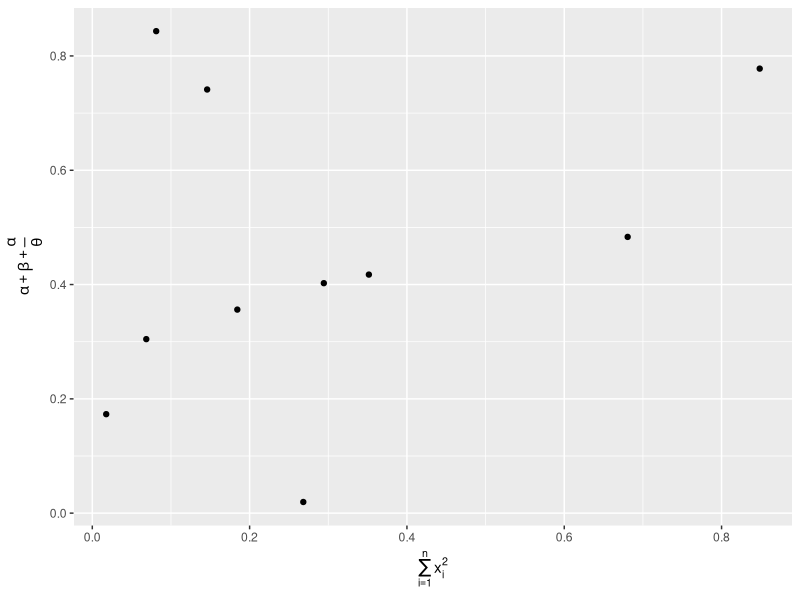
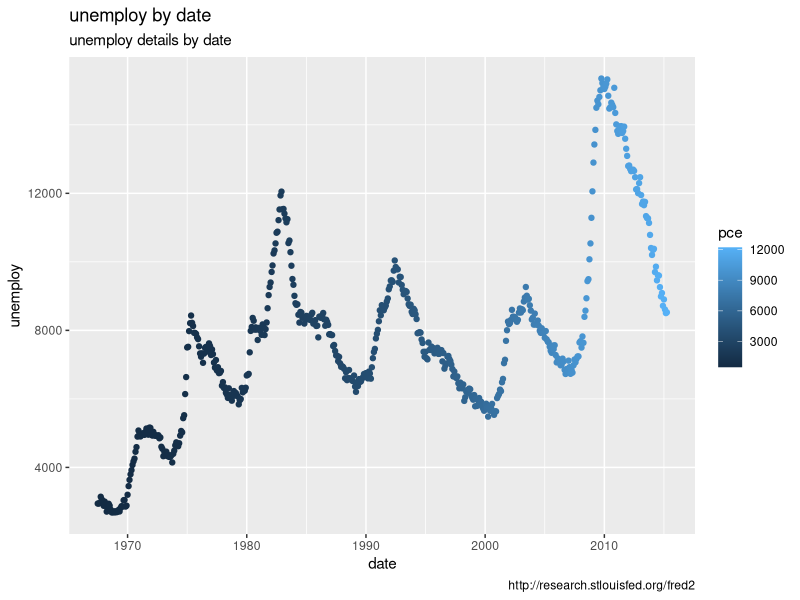
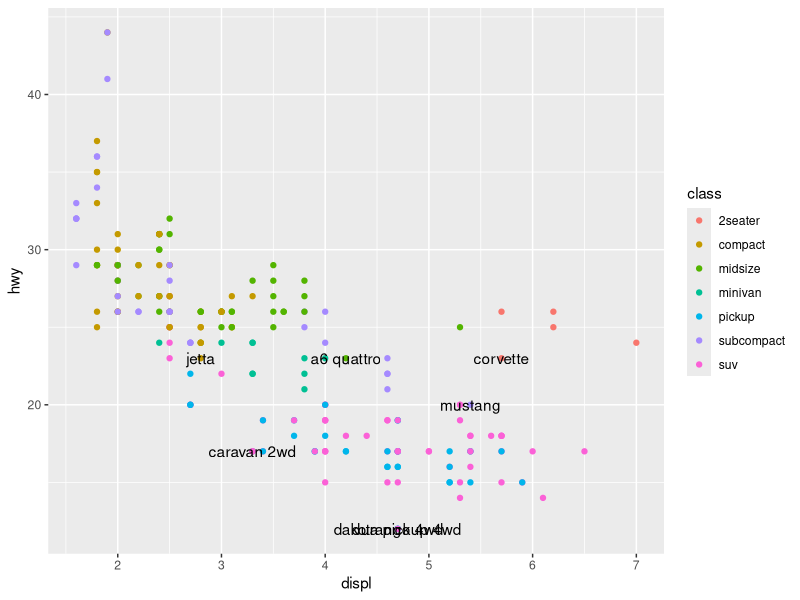
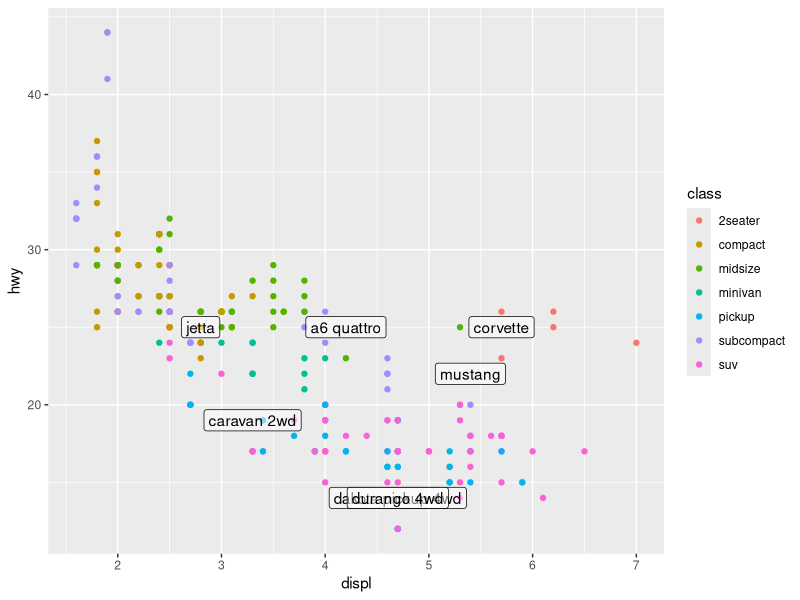
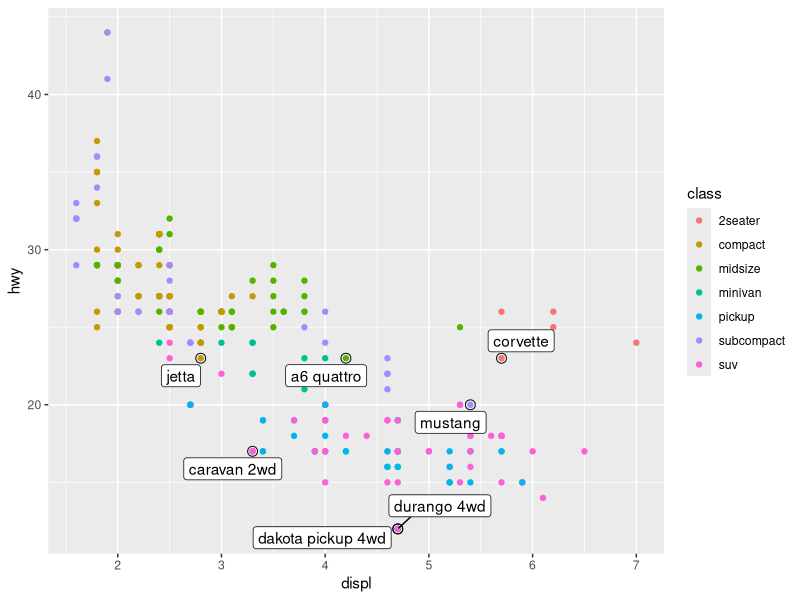
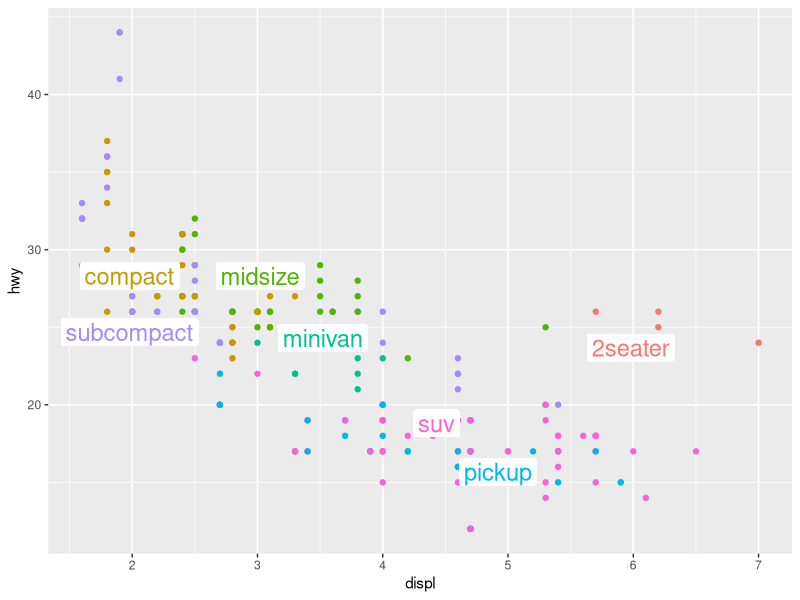
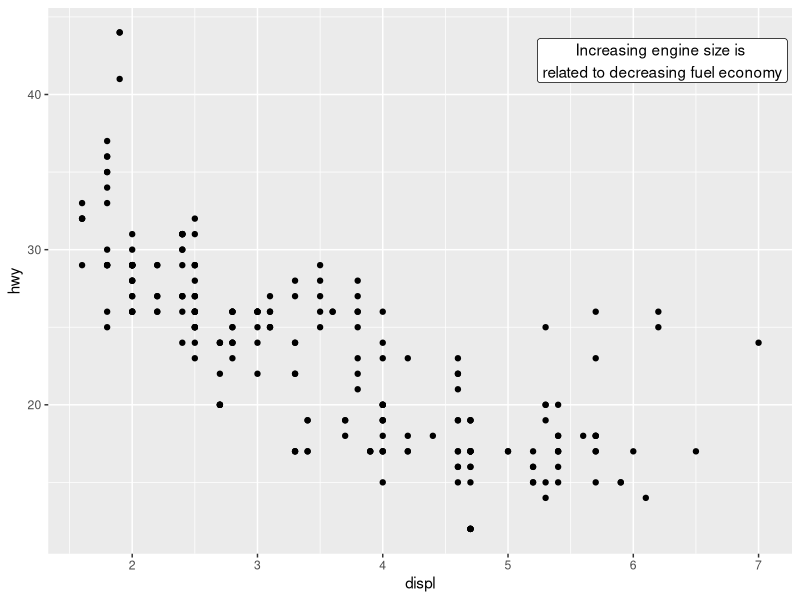
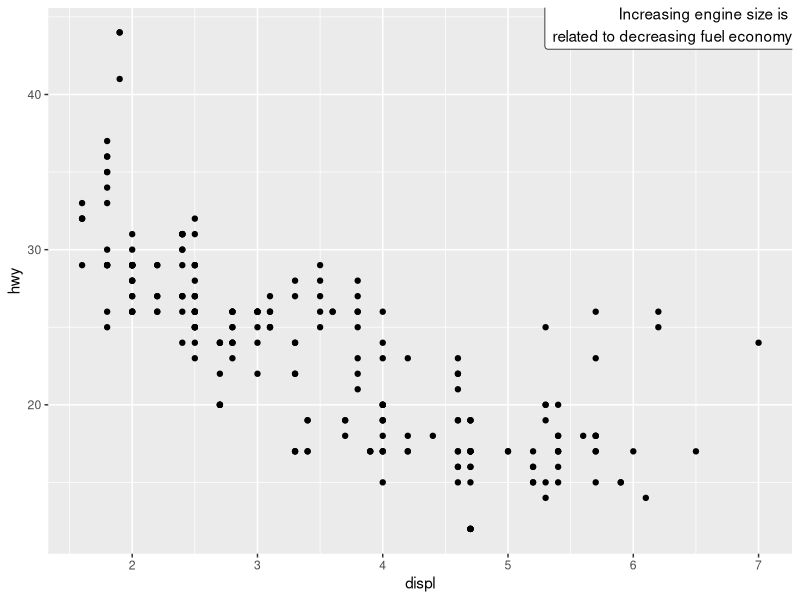

Reproduce these figures in R, in order.
#Graphics for communication
library(ggrepel)
library(viridis)
library(tidyverse)
library(data.table)
# Label
df <- tibble(
  x = runif(10),
  y = runif(10)
)
ggplot(df, aes(x, y)) +
  geom_point() +
  labs(
    x = quote(sum(x[i]^2, i == 1, n)),
    y = quote(alpha + beta + frac(alpha, theta) )
  )

#28.2.1 exercise
data("economics")
ggplot(economics, aes(x = date, y = unemploy, color = pce)) +
  geom_point() +
  labs(
    title = "unemploy by date",
    subtitle = "unemploy details by date",
    caption = "http://research.stlouisfed.org/fred2",
    color = "pce"
  )

# Annotations
best_in_class <- mpg %>%
  group_by(class) %>%
  filter(row_number(hwy) == 1)
ggplot(mpg, aes(displ, hwy)) +
  geom_point(aes(color = class)) +
  geom_text(aes(label = model), data = best_in_class)

# geom_label draw a rectangle behind the text
ggplot(mpg, aes(displ, hwy)) +
  geom_point(aes(color = class)) +
  geom_label(aes(label = model), data = best_in_class, nudge_y = 2, alpha = 0.5)
# labels overlapped, use ggrepel package will peformance better
library(ggrepel)
ggplot(mpg, aes(displ, hwy)) +
  geom_point(aes(color = class)) +
  geom_point(size = 3, shape = 1, data = best_in_class) +
  geom_label_repel(aes(label = model), data = best_in_class)

#You can sometimes use the same idea to replace the legend with labels placed directly on the plot
class_avg <- mpg %>%
  group_by(class) %>%
  summarise(
    displ = median(displ),
    hwy = median(hwy)
  ) # class_avg is used for comfirm the label position
ggplot(mpg, aes(displ, hwy, color = class)) +
  geom_point() +
  geom_label_repel(
    aes(label = class),
    data = class_avg,
    size = 6,
    label.size = 0,
    segment.color = NA
  ) +
  theme(legend.position = "none") # with this condition, labels will not overlap

#you might just want to add a single label to the plot
label <- mpg %>%
  summarise(
    displ = max(displ),
    hwy = max(hwy),
    label = "Increasing engine size is \nrelated to decreasing fuel economy"
  )
ggplot(mpg, aes(displ, hwy)) +
  geom_point() +
  geom_label_repel(
    aes(label = label),
    data = label,
    direction = "y"
  )
ggplot(mpg, aes(displ, hwy)) +
  geom_point() +
  geom_label_repel(
    aes(label = label),
    data = label,
    hjust = "right",
    vjust = "top"
  )

# used \n to return, anotherway: stringr::str_wrap()
library(stringr)
"Increasing engine size is related to decreasing fuel economy" %>%
str_wrap(width = 40) %>%
  writeLines()

#Scales
ggplot(mpg, aes(displ, hwy)) +
  geom_point() +
  scale_y_continuous(breaks = seq(10, 40, by = 10)) +
  scale_x_continuous(breaks = seq(0, 8, by = 2))
#you can also set it to NULL to suppress the labels altogether.
ggplot(mpg, aes(displ, hwy)) +
  geom_point() +
  scale_x_continuous(labels = NULL) +
  scale_y_continuous(labels = NULL)

#plot transformations of your variable
ggplot(diamonds, aes(carat, price)) +
  geom_bin2d()
ggplot(diamonds, aes(log10(carat), log10(price))) +
  geom_bin2d()

#However, the disadvantage of this transformation is that the axes are now labelled 
#with the transformed values, making it hard to interpret the plot
ggplot(diamonds, aes(carat, price)) +
  geom_bin2d() +
  scale_x_log10() +
  scale_y_log10()

#Another scale that is frequently customised is colour
ggplot(mpg, aes(displ, hwy)) +
  geom_point(aes(color = drv))

ggplot(mpg, aes(displ, hwy)) +
  geom_point(aes(color = drv)) +
  scale_color_brewer(palette = "Set1")

#If there are just a few colours, you can add a redundant shape mapping. 
#This will also help ensure your plot is interpretable in black and white
ggplot(mpg, aes(displ, hwy)) +
  geom_point(aes(color = drv, shape = drv)) +
  scale_color_brewer(palette = "Set1")

#When you have a predefined mapping between values and colours, use scale_colour_manual()
presidential %>%
  mutate(id = 33 + row_number()) %>%
  ggplot(aes(start, id, color = party)) +
  geom_point() +
  geom_segment(aes(xend = end, yend = id)) +
  scale_color_manual(values = c(Republican = "blue", Democratic = "red"))

#continuous analog of the categorical ColorBrewer scales
df <- tibble(
  x = rnorm(10000),
  y = rnorm(10000)
)

#install.packages("hexbin")  
library(hexbin)
ggplot(df, aes(x, y)) +
  geom_hex() +
  coord_fixed()

ggplot(df, aes(x, y)) +
  geom_hex() +
  scale_fill_viridis() +
  coord_fixed()

ggplot(diamonds, aes(carat, price)) +
  geom_point(aes(color = cut), alpha = 1/10) 

# Zooming
ggplot(mpg, aes(displ, hwy)) +
  geom_point(aes(color = class)) +
  geom_smooth() +
  coord_cartesian(xlim = c(5, 7), ylim = c(10, 30))
mpg %>%
  filter(displ >= 5, displ <= 7, hwy >= 10, hwy <=30) %>%
  ggplot(aes(displ, hwy)) +
  geom_point(aes(color = class)) +
  geom_smooth()

#Reducing the limits is basically equivalent to subsetting the data
mpg <- as.data.table(mpg)
compact <- mpg[class == "compact"]
#or
#compact <- mpg %>% filter(class == "compact")
suv <- mpg %>% filter(class == "suv")
ggplot(compact, aes(displ, hwy, color = drv)) +
  geom_point() 
ggplot(suv, aes(displ, hwy, color = drv)) +
  geom_point()
#it's difficult to compare the plots because all three scales 
#(the x-axis, the y-axis, and the colour aesthetic) have different ranges.

#One way to overcome this problem is to share scales across multiple plots, 
#training the scales with the limits of the full data
x_scale <- scale_x_continuous(limits = range(mpg$displ))
y_scale <- scale_y_continuous(limits = range(mpg$hwy))
color_scale <- scale_color_discrete(limits = unique(mpg$drv))
ggplot(suv, aes(displ, hwy, color = drv)) +
  geom_point() +
  x_scale +
  y_scale +
  color_scale
ggplot(compact, aes(displ, hwy, color = drv)) +
  geom_point() +
  x_scale +
  y_scale +
  color_scale
#or display 2 plots together
mpg1 <- mpg[class %in% c("compact", "suv")]
ggplot(mpg1, aes(displ, hwy, color = drv)) +
  geom_point() +
  facet_wrap(~ class, nrow = 1)


#Themes
ggplot(mpg, aes(displ, hwy)) +
  geom_point(aes(color = class)) +
  geom_smooth(se = FALSE) +
  theme_bw()
ggplot(mpg, aes(displ, hwy)) +
  geom_point(aes(color = class)) +
  geom_smooth(se = FALSE) +
  theme_classic()
# there are 8 themes built in ggplot2, Many more are included in add-on packages like 
#ggthemes (https://github.com/jrnold/ggthemes), by Jeffrey Arnold


#Saving your plots
#There are two main ways to get your plots out of R and into your final write-up: 
#ggsave() and knitr. ggsave() will save the most recent plot to disk

ggsave("C:\\Users\\1000257489\\Documents\\Angelina\\GitHub\\Rnotes\\R-demos\\packages\\my_plot.pdf")

